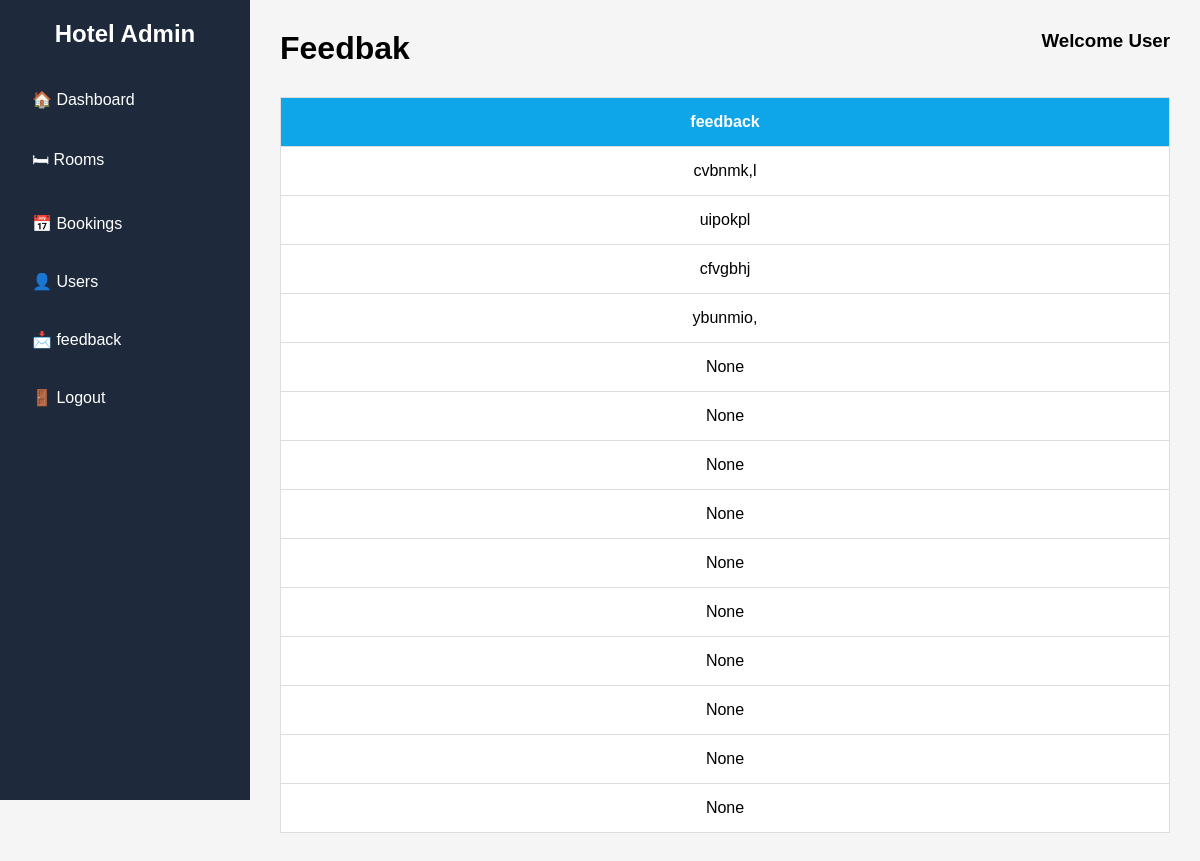
The page /feedback/ on the database its author committed.
### app1/models.py (models this page shows)
class Booking(models.Model):
    room=models,models.ForeignKey(rooms, on_delete=models.CASCADE,null=True)
    name = models.CharField(max_length=30)
    email = models.EmailField()
    phone = models.CharField(max_length=12)
    room_no = models.IntegerField(null=True)
    check_in = models.DateField()
    check_out = models.DateField()
    room_price=models.ImageField()
    GUEST_CHOICES = [
        ("1 Guest", "1 Guest"),
        ("2 Guests", "2 Guests"),
        ("3 Guests", "3 Guests"),
        ("4 Guests", "4 Guests"),
    ]
    guests = models.CharField(max_length=20, choices=GUEST_CHOICES)
    ROOM_CHOICES = [
        ("Single Room", "Single Room"),
        ("Double Room", "Double Room"),
        ("Deluxe Room", "Deluxe Room"),
        ("Suite Room", "Suite Room"),
    ]
    room_type = models.CharField(max_length=50, choices=ROOM_CHOICES)
    message = models.TextField(blank=True, null=True)
    booking_date = models.DateTimeField(auto_now_add=True)

### app1/views.py (the view)
# urls.py: path("feedback/",views.feedback,name="feedback"),
def feedback(request):
    bookings = Booking.objects.all()
    return render(request,"admin/feedback.html",{"bookings":bookings})

### app1/templates/admin/feedback.html (shortened to what this page needs)
<!DOCTYPE html>
<html>
<head>
</head>
<body>
<div class="sidebar">
<h2>Hotel Admin</h2>
<ul>
<li><a href="{%url 'admindata'%}">🏠 Dashboard</a></li>
<li><a href="{% url 'roomdata'%}">🛏 Rooms</a></li>
<li><a href="{%url 'booking'%}">📅 Bookings</a></li>
<li><a href="{%url 'room'%}">👤 Users</a></li>
<li><a href="{%url 'feedback'%}">📩 feedback</a></li>
<li><a href="{% url 'logoutdata'%}">🚪 Logout</a></li>
</ul>
</div>
<div class="main">
<div class="header">
<h1>Feedbak</h1>
<h3>Welcome User</h3>
</div>
<table>
<tr>
<th>feedback</th>
</tr>
{% for booking in bookings %}
<tr>
<td>{{ booking.message}}</td>
</tr>
{% endfor %}
</table>
</div>
</body>
</html>

### app1/templates/admin/feedback.html (style rules this page uses)
* { margin:0; padding:0; box-sizing:border-box; font-family:Arial; }
body { display:flex; background:#f5f5f5; }
.sidebar { width:250px; height:100vh; background:#1e293b; color:white; padding:20px; position:fixed; }
.sidebar h2 { text-align:center; margin-bottom:30px; }
.sidebar ul { list-style:none; }
.sidebar ul li { margin:15px 0; }
.sidebar ul li a { text-decoration:none; color:white; display:block; padding:12px; border-radius:6px; }
.main { margin-left:250px; width:100%; padding:30px; }
.header { display:flex; justify-content:space-between; margin-bottom:30px; }
table { width:100%; margin-top:30px; background:white; border-collapse:collapse; }
table th,table td { padding:15px; border:1px solid #ddd; text-align:center; }
table th { background:#0ea5e9; color:white; }

### rows shown on the page
Booking: message "cvbnmk,l"
Booking: message "uipokpl"
Booking: message "cfvgbhj"
Booking: message "ybunmio,"
Booking: message "None"
Booking: message "None"
Booking: message "None"
Booking: message "None"
Booking: message "None"
Booking: message "None"
Booking: message "None"
Booking: message "None"
Booking: message "None"
Booking: message "None"
